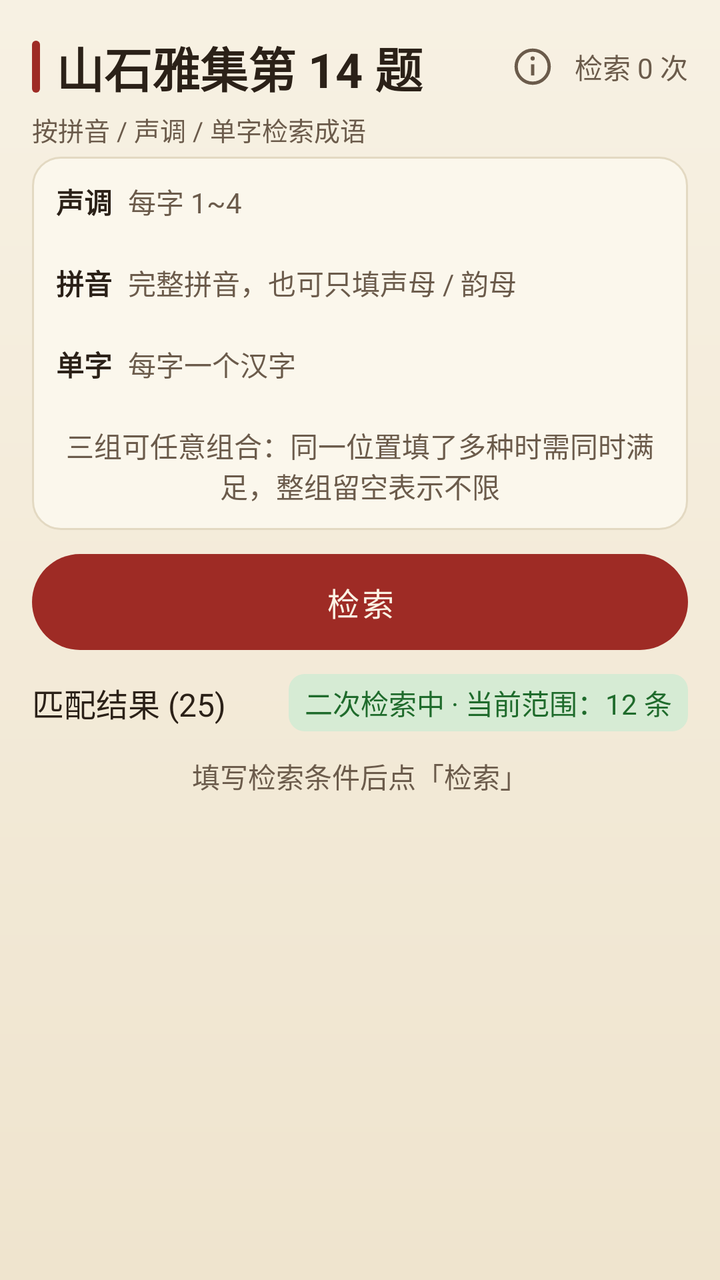
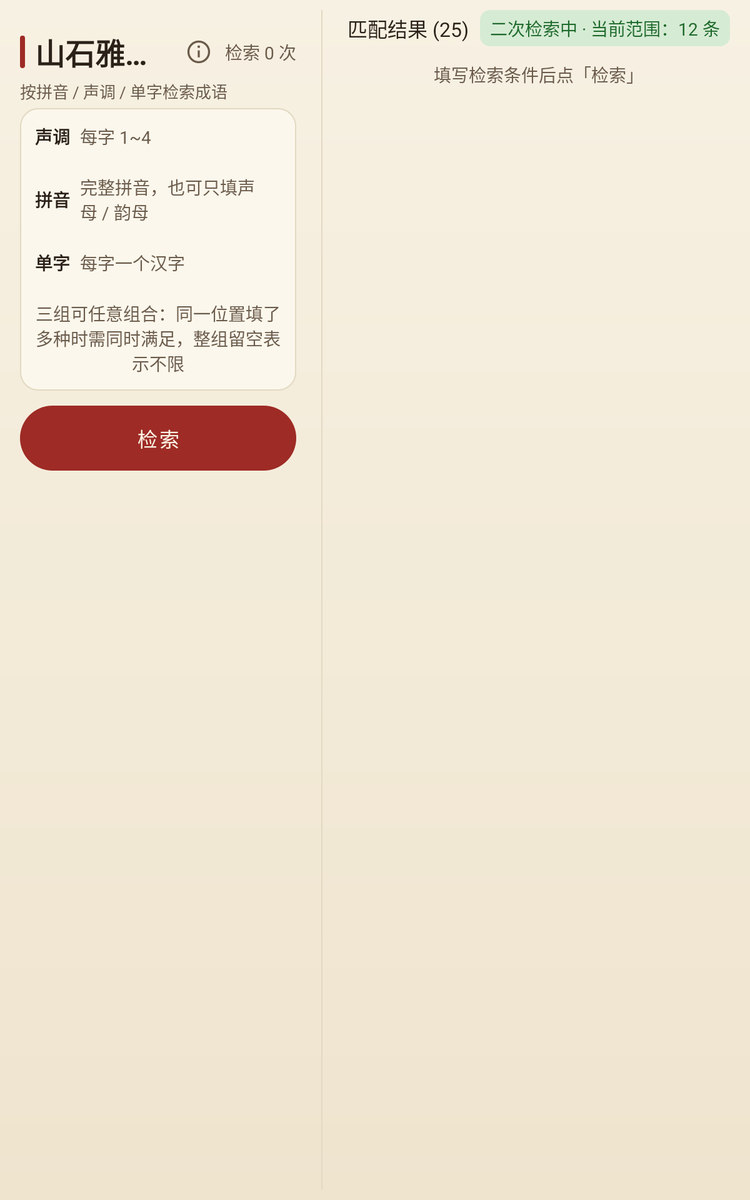

Two renders of one Android screen. The first uses the default layout on a phone; the second uses the alternative layout the repository ships for a different screen configuration, on a matching device. The two XML files are below.
<!-- AndroidManifest.xml: application theme Theme.FhlSearch -->
<!-- res/layout/fragment_fhl_chengyu.xml -->
<?xml version="1.0" encoding="utf-8"?>
<LinearLayout xmlns:android="http://schemas.android.com/apk/res/android"
    xmlns:app="http://schemas.android.com/apk/res-auto"
    android:layout_width="match_parent"
    android:layout_height="match_parent"
    android:orientation="vertical"
    android:paddingStart="@dimen/fhl_screen_pad"
    android:paddingEnd="@dimen/fhl_screen_pad">

    
    <androidx.core.widget.NestedScrollView
        android:layout_width="match_parent"
        android:layout_height="wrap_content"
        android:fillViewport="false">

        <LinearLayout
            android:layout_width="match_parent"
            android:layout_height="wrap_content"
            android:orientation="vertical">

            <include
                android:id="@+id/header"
                layout="@layout/view_fhl_header" />

            
            <LinearLayout
                android:id="@+id/layCondSummary"
                android:layout_width="match_parent"
                android:layout_height="wrap_content"
                android:background="@drawable/bg_fhl_card"
                android:clickable="true"
                android:focusable="true"
                android:gravity="center_vertical"
                android:orientation="horizontal"
                android:padding="@dimen/fhl_gap_m"
                android:visibility="gone">

                <LinearLayout
                    android:layout_width="0dp"
                    android:layout_height="wrap_content"
                    android:layout_weight="1"
                    android:orientation="vertical">

                    <TextView
                        android:id="@+id/tvSummaryLabel"
                        style="@style/TextFhlCaption"
                        android:layout_width="match_parent"
                        android:layout_height="wrap_content"
                        android:text="@string/cy_cond_label" />

                    <TextView
                        android:id="@+id/tvCondSummary"
                        style="@style/TextFhlBody"
                        android:layout_width="match_parent"
                        android:layout_height="wrap_content"
                        android:layout_marginTop="@dimen/fhl_gap_xs"
                        android:textColor="@color/fhl_ink" />
                </LinearLayout>

                <TextView
                    android:id="@+id/tvSummaryToggle"
                    style="@style/TextFhlCaption"
                    android:layout_width="wrap_content"
                    android:layout_height="wrap_content"
                    android:layout_marginStart="@dimen/fhl_gap_s"
                    android:text="@string/cy_cond_expand"
                    android:textColor="@color/fhl_vermilion" />
            </LinearLayout>

            
            <LinearLayout
                android:id="@+id/layForm"
                android:layout_width="match_parent"
                android:layout_height="wrap_content"
                android:orientation="vertical">

                <include
                    android:id="@+id/form"
                    layout="@layout/view_fhl_cy_form" />

                <com.google.android.material.button.MaterialButton
                    android:id="@+id/btnSearch"
                    style="@style/BtnFhlPrimary"
                    android:layout_width="match_parent"
                    android:layout_height="@dimen/fhl_btn_h"
                    android:layout_marginTop="@dimen/fhl_gap_m"
                    android:text="@string/cy_search" />
            </LinearLayout>
        </LinearLayout>
    </androidx.core.widget.NestedScrollView>

    
    <LinearLayout
        android:layout_width="match_parent"
        android:layout_height="0dp"
        android:layout_marginTop="@dimen/fhl_gap_m"
        android:layout_weight="1"
        android:orientation="vertical">

        <include
            android:id="@+id/actions"
            layout="@layout/view_fhl_actions"
            android:layout_width="match_parent"
            android:layout_height="wrap_content"
            android:layout_marginBottom="@dimen/fhl_gap_s" />

        <include
            android:id="@+id/result"
            layout="@layout/view_fhl_result"
            android:layout_width="match_parent"
            android:layout_height="0dp"
            android:layout_weight="1" />
    </LinearLayout>
</LinearLayout>
<!-- res/layout/view_fhl_header.xml (included above) -->
<?xml version="1.0" encoding="utf-8"?>
<LinearLayout xmlns:android="http://schemas.android.com/apk/res/android"
    xmlns:app="http://schemas.android.com/apk/res-auto"
    xmlns:tools="http://schemas.android.com/tools"
    android:id="@+id/header"
    android:layout_width="match_parent"
    android:layout_height="wrap_content"
    android:orientation="vertical">

    <LinearLayout
        android:layout_width="match_parent"
        android:layout_height="wrap_content"
        android:gravity="center_vertical"
        android:orientation="horizontal"
        android:paddingTop="@dimen/fhl_gap_l"
        android:paddingBottom="@dimen/fhl_gap_xs">

        <View
            android:layout_width="4dp"
            android:layout_height="26dp"
            android:background="@drawable/bg_fhl_title_bar" />

        <TextView
            android:id="@+id/tvTitle"
            style="@style/TextFhlTitle"
            android:layout_width="0dp"
            android:layout_height="wrap_content"
            android:layout_marginStart="@dimen/fhl_gap_s"
            android:layout_weight="1"
            android:ellipsize="end"
            android:maxLines="1"
            tools:text="山石雅集第 14 题" />

        
        <ImageButton
            android:id="@+id/btnInfo"
            android:layout_width="34dp"
            android:layout_height="34dp"
            android:layout_marginStart="@dimen/fhl_gap_xs"
            android:layout_marginEnd="@dimen/fhl_gap_xs"
            android:background="?attr/selectableItemBackgroundBorderless"
            android:contentDescription="@string/info_button"
            android:padding="6dp"
            android:scaleType="fitCenter"
            android:src="@drawable/ic_fhl_info"
            app:tint="@color/fhl_ink_sub" />

        <TextView
            android:id="@+id/tvCount"
            style="@style/TextFhlCaption"
            android:layout_width="wrap_content"
            android:layout_height="wrap_content"
            tools:text="检索 0 次" />
    </LinearLayout>

    <TextView
        android:id="@+id/tvSubtitle"
        style="@style/TextFhlSubtitle"
        android:layout_width="match_parent"
        android:layout_height="wrap_content"
        android:layout_marginBottom="@dimen/fhl_gap_xs"
        tools:text="按拼音 / 声调 / 单字检索成语" />
</LinearLayout>
<!-- res/layout/view_fhl_cy_form.xml (included above) -->
<?xml version="1.0" encoding="utf-8"?>
<LinearLayout xmlns:android="http://schemas.android.com/apk/res/android"
    android:id="@+id/layFormCard"
    android:layout_width="match_parent"
    android:layout_height="wrap_content"
    android:background="@drawable/bg_fhl_card"
    android:orientation="vertical"
    android:padding="@dimen/fhl_gap_m">

    
    <LinearLayout
        android:layout_width="match_parent"
        android:layout_height="wrap_content"
        android:gravity="center_vertical"
        android:orientation="horizontal">

        <TextView
            android:id="@+id/tvToneLabel"
            style="@style/TextFhlBody"
            android:layout_width="wrap_content"
            android:layout_height="wrap_content"
            android:text="@string/cy_mode_tone"
            android:textSize="@dimen/fhl_fs_body_s"
            android:textStyle="bold" />

        <TextView
            android:id="@+id/tvToneHint"
            style="@style/TextFhlCaption"
            android:layout_width="wrap_content"
            android:layout_height="wrap_content"
            android:layout_marginStart="@dimen/fhl_gap_s"
            android:text="@string/cy_hint_tone_group" />
    </LinearLayout>

    <LinearLayout
        android:id="@+id/layTone"
        android:layout_width="match_parent"
        android:layout_height="wrap_content"
        android:layout_marginTop="@dimen/fhl_gap_s"
        android:baselineAligned="false"
        android:orientation="horizontal" />

    
    <LinearLayout
        android:layout_width="match_parent"
        android:layout_height="wrap_content"
        android:layout_marginTop="@dimen/fhl_gap_m"
        android:gravity="center_vertical"
        android:orientation="horizontal">

        <TextView
            android:id="@+id/tvPinyinLabel"
            style="@style/TextFhlBody"
            android:layout_width="wrap_content"
            android:layout_height="wrap_content"
            android:text="@string/cy_mode_pinyin"
            android:textSize="@dimen/fhl_fs_body_s"
            android:textStyle="bold" />

        <TextView
            android:id="@+id/tvPinyinHint"
            style="@style/TextFhlCaption"
            android:layout_width="wrap_content"
            android:layout_height="wrap_content"
            android:layout_marginStart="@dimen/fhl_gap_s"
            android:text="@string/cy_hint_pinyin_group" />
    </LinearLayout>

    <LinearLayout
        android:id="@+id/layPinyin"
        android:layout_width="match_parent"
        android:layout_height="wrap_content"
        android:layout_marginTop="@dimen/fhl_gap_s"
        android:baselineAligned="false"
        android:orientation="horizontal" />

    
    <LinearLayout
        android:layout_width="match_parent"
        android:layout_height="wrap_content"
        android:layout_marginTop="@dimen/fhl_gap_m"
        android:gravity="center_vertical"
        android:orientation="horizontal">

        <TextView
            android:id="@+id/tvCharLabel"
            style="@style/TextFhlBody"
            android:layout_width="wrap_content"
            android:layout_height="wrap_content"
            android:text="@string/cy_mode_char"
            android:textSize="@dimen/fhl_fs_body_s"
            android:textStyle="bold" />

        <TextView
            android:id="@+id/tvCharHint"
            style="@style/TextFhlCaption"
            android:layout_width="wrap_content"
            android:layout_height="wrap_content"
            android:layout_marginStart="@dimen/fhl_gap_s"
            android:text="@string/cy_hint_char_group" />
    </LinearLayout>

    <LinearLayout
        android:id="@+id/layChar"
        android:layout_width="match_parent"
        android:layout_height="wrap_content"
        android:layout_marginTop="@dimen/fhl_gap_s"
        android:baselineAligned="false"
        android:orientation="horizontal" />

    <TextView
        android:id="@+id/tvFormHint"
        style="@style/TextFhlCaption"
        android:layout_width="match_parent"
        android:layout_height="wrap_content"
        android:layout_marginTop="@dimen/fhl_gap_m"
        android:gravity="center"
        android:text="@string/cy_form_hint" />
</LinearLayout>
<!-- res/layout/view_fhl_actions.xml (included above) -->
<?xml version="1.0" encoding="utf-8"?>
<LinearLayout xmlns:android="http://schemas.android.com/apk/res/android"
    xmlns:app="http://schemas.android.com/apk/res-auto"
    android:id="@+id/layActions"
    android:layout_width="match_parent"
    android:layout_height="wrap_content"
    android:baselineAligned="false"
    android:orientation="horizontal"
    android:visibility="gone">

    <com.google.android.material.button.MaterialButton
        android:id="@+id/btnClearAll"
        style="@style/BtnFhlLightSmall"
        android:layout_width="0dp"
        android:layout_height="@dimen/fhl_btn_h_small"
        android:layout_weight="1"
        android:layout_marginEnd="@dimen/fhl_gap_s"
        android:text="@string/btn_clear_all" />

    <com.google.android.material.button.MaterialButton
        android:id="@+id/btnClearCurrent"
        style="@style/BtnFhlLightSmall"
        android:layout_width="0dp"
        android:layout_height="@dimen/fhl_btn_h_small"
        android:layout_weight="1"
        android:layout_marginEnd="@dimen/fhl_gap_s"
        android:text="@string/btn_clear_current" />

    <com.google.android.material.button.MaterialButton
        android:id="@+id/btnSecondSearch"
        style="@style/BtnFhlPrimary"
        android:layout_width="0dp"
        android:layout_height="@dimen/fhl_btn_h_small"
        android:layout_weight="1"
        android:maxLines="1"
        android:text="@string/cy_second_search"
        android:textSize="@dimen/fhl_fs_body_s"
        app:autoSizeMaxTextSize="@dimen/fhl_fs_body_s"
        app:autoSizeMinTextSize="6sp"
        app:autoSizeStepGranularity="1sp"
        app:autoSizeTextType="uniform" />
</LinearLayout>
<!-- res/layout/view_fhl_result.xml (included above) -->
<?xml version="1.0" encoding="utf-8"?>
<LinearLayout xmlns:android="http://schemas.android.com/apk/res/android"
    xmlns:tools="http://schemas.android.com/tools"
    android:layout_width="match_parent"
    android:layout_height="match_parent"
    android:orientation="vertical">

    
    <LinearLayout
        android:id="@+id/layStatus"
        android:layout_width="match_parent"
        android:layout_height="wrap_content"
        android:gravity="center_vertical"
        android:orientation="horizontal"
        android:visibility="gone"
        tools:visibility="visible">

        <TextView
            android:id="@+id/tvResultCount"
            style="@style/TextFhlBody"
            android:layout_width="0dp"
            android:layout_height="wrap_content"
            android:layout_weight="1"
            tools:text="匹配结果 (25)" />

        <TextView
            android:id="@+id/tvSecondBar"
            style="@style/TextFhlCaption"
            android:layout_width="wrap_content"
            android:layout_height="wrap_content"
            android:background="@drawable/bg_fhl_tag_hit"
            android:paddingStart="@dimen/fhl_gap_s"
            android:paddingEnd="@dimen/fhl_gap_s"
            android:paddingTop="@dimen/fhl_gap_xs"
            android:paddingBottom="@dimen/fhl_gap_xs"
            android:textColor="@color/fhl_green_text"
            android:visibility="gone"
            tools:text="二次检索中 · 当前范围：12 条"
            tools:visibility="visible" />
    </LinearLayout>

    <TextView
        android:id="@+id/tvEmpty"
        style="@style/TextFhlCaption"
        android:layout_width="match_parent"
        android:layout_height="wrap_content"
        android:layout_marginTop="@dimen/fhl_gap_m"
        android:gravity="center"
        android:visibility="gone"
        tools:text="填写检索条件后点「检索」"
        tools:visibility="visible" />

    <androidx.recyclerview.widget.RecyclerView
        android:id="@+id/rvResult"
        android:layout_width="match_parent"
        android:layout_height="0dp"
        android:layout_weight="1"
        android:layout_marginTop="@dimen/fhl_gap_s"
        android:clipToPadding="false"
        android:paddingBottom="@dimen/fhl_gap_s"
        android:scrollbars="vertical" />
</LinearLayout>
<!-- resources referenced by this layout -->
<resources>
  <color name="fhl_green_text">#1F6B2C</color>
  <color name="fhl_ink">#2B2118</color>
  <color name="fhl_ink_sub">#6B5B4B</color>
  <color name="fhl_vermilion">#9E2B25</color>
  <dimen name="fhl_btn_h">48dp</dimen>
  <dimen name="fhl_btn_h_small">42dp</dimen>
  <dimen name="fhl_fs_body_s">14sp</dimen>
  <dimen name="fhl_gap_l">16dp</dimen>
  <dimen name="fhl_gap_m">12dp</dimen>
  <dimen name="fhl_gap_s">8dp</dimen>
  <dimen name="fhl_gap_xs">4dp</dimen>
  <dimen name="fhl_screen_pad">16dp</dimen>
  <!-- drawable bg_fhl_tag_hit (drawable) -->
  <?xml version="1.0" encoding="utf-8"?>
  <shape xmlns:android="http://schemas.android.com/apk/res/android" android:shape="rectangle">
      <solid android:color="@color/fhl_green_bg" />
      <corners android:radius="@dimen/fhl_radius_s" />
  </shape>
  <!-- drawable bg_fhl_title_bar (drawable) -->
  <?xml version="1.0" encoding="utf-8"?>
  <shape xmlns:android="http://schemas.android.com/apk/res/android" android:shape="rectangle">
      <solid android:color="@color/fhl_vermilion" />
      <corners android:radius="2dp" />
      <size android:width="4dp" />
  </shape>
  <string name="btn_clear_all">清空所有</string>
  <string name="btn_clear_current">清空当前</string>
  <string name="cy_cond_expand">展开修改</string>
  <string name="cy_cond_label">检索条件</string>
  <string name="cy_form_hint">三组可任意组合：同一位置填了多种时需同时满足，整组留空表示不限</string>
  <string name="cy_hint_char_group">每字一个汉字</string>
  <string name="cy_hint_pinyin_group">完整拼音，也可只填声母 / 韵母</string>
  <string name="cy_hint_tone_group">每字 1~4</string>
  <string name="cy_mode_char">单字</string>
  <string name="cy_mode_pinyin">拼音</string>
  <string name="cy_mode_tone">声调</string>
  <string name="cy_search">检索</string>
  <string name="cy_second_search">二次检索</string>
  <string name="info_button">信息</string>
  <style name="TextFhlBody">
          <item name="android:textSize">@dimen/fhl_fs_body</item>
          <item name="android:textColor">@color/fhl_ink</item>
      </style>
  <style name="TextFhlCaption">
          <item name="android:textSize">@dimen/fhl_fs_body_s</item>
          <item name="android:textColor">@color/fhl_ink_sub</item>
      </style>
  <style name="TextFhlSubtitle">
          <item name="android:textSize">@dimen/fhl_fs_subtitle</item>
          <item name="android:textColor">@color/fhl_ink_sub</item>
      </style>
  <style name="TextFhlTitle">
          <item name="android:textSize">@dimen/fhl_fs_title</item>
          <item name="android:textColor">@color/fhl_ink</item>
          <item name="android:textStyle">bold</item>
      </style>
  <color name="fhl_card">#FBF7EC</color>
  <dimen name="fhl_radius_m">14dp</dimen>
  <dimen name="fhl_stroke_hair">1dp</dimen>
  <color name="fhl_line">#E3D9C2</color>
  <color name="fhl_green_bg">#D6EBD4</color>
  <dimen name="fhl_radius_s">8dp</dimen>
  <dimen name="fhl_btn_pad_h_small">4dp</dimen>
  <dimen name="fhl_fs_btn">16sp</dimen>
  <color name="fhl_text_on_dark">#FBF3E4</color>
  <dimen name="fhl_fs_body">16sp</dimen>
  <dimen name="fhl_fs_subtitle">13sp</dimen>
  <dimen name="fhl_fs_title">24sp</dimen>
  <color name="fhl_vermilion_tint">#F3E3DF</color>
  <color name="fhl_gold">#B08A3E</color>
  <color name="fhl_line_strong">#CDBE9F</color>
  <color name="fhl_error">#C0392B</color>
  <color name="fhl_paper_top">#F7F1E3</color>
  <color name="fhl_paper_bottom">#EFE4CE</color>
  <style name="ThemeOverlay.FhlSearch.Dialog" parent="ThemeOverlay.Material3.MaterialAlertDialog">
          <item name="colorSurface">@color/fhl_card</item>
          <item name="colorOnSurface">@color/fhl_ink</item>
          <item name="colorPrimary">@color/fhl_vermilion</item>
      </style>
  <color name="fhl_vermilion_pressed">#7E211C</color>
  <dimen name="fhl_radius_pill">999dp</dimen>
  <color name="fhl_gold_tint">#F1E8D2</color>
  <color name="fhl_btn_light">#FFFDF7</color>
  <!-- some entries are left out for length -->
</resources>
<!-- res/layout-sw600dp/fragment_fhl_chengyu.xml (the repository's variant of the layout above) -->
<!-- drawn on a 7-inch tablet held upright -->
<?xml version="1.0" encoding="utf-8"?>
<LinearLayout xmlns:android="http://schemas.android.com/apk/res/android"
    android:layout_width="match_parent"
    android:layout_height="match_parent"
    android:orientation="horizontal"
    android:paddingStart="@dimen/fhl_screen_pad"
    android:paddingEnd="@dimen/fhl_screen_pad"
    android:paddingTop="@dimen/fhl_gap_s"
    android:paddingBottom="@dimen/fhl_gap_s">

    
    <androidx.core.widget.NestedScrollView
        android:layout_width="0dp"
        android:layout_height="match_parent"
        android:layout_weight="42"
        android:fillViewport="true">

        <LinearLayout
            android:layout_width="match_parent"
            android:layout_height="wrap_content"
            android:orientation="vertical">

            <include
                android:id="@+id/header"
                layout="@layout/view_fhl_header" />

            <LinearLayout
                android:id="@+id/layCondSummary"
                android:layout_width="match_parent"
                android:layout_height="wrap_content"
                android:background="@drawable/bg_fhl_card"
                android:clickable="true"
                android:focusable="true"
                android:gravity="center_vertical"
                android:orientation="horizontal"
                android:padding="@dimen/fhl_gap_m"
                android:visibility="gone">

                <LinearLayout
                    android:layout_width="0dp"
                    android:layout_height="wrap_content"
                    android:layout_weight="1"
                    android:orientation="vertical">

                    <TextView
                        android:id="@+id/tvSummaryLabel"
                        style="@style/TextFhlCaption"
                        android:layout_width="match_parent"
                        android:layout_height="wrap_content"
                        android:text="@string/cy_cond_label" />

                    <TextView
                        android:id="@+id/tvCondSummary"
                        style="@style/TextFhlBody"
                        android:layout_width="match_parent"
                        android:layout_height="wrap_content"
                        android:layout_marginTop="@dimen/fhl_gap_xs"
                        android:textColor="@color/fhl_ink" />
                </LinearLayout>

                <TextView
                    android:id="@+id/tvSummaryToggle"
                    style="@style/TextFhlCaption"
                    android:layout_width="wrap_content"
                    android:layout_height="wrap_content"
                    android:layout_marginStart="@dimen/fhl_gap_s"
                    android:text="@string/cy_cond_expand"
                    android:textColor="@color/fhl_vermilion" />
            </LinearLayout>

            <LinearLayout
                android:id="@+id/layForm"
                android:layout_width="match_parent"
                android:layout_height="wrap_content"
                android:orientation="vertical">

                <include
                    android:id="@+id/form"
                    layout="@layout/view_fhl_cy_form" />

                <com.google.android.material.button.MaterialButton
                    android:id="@+id/btnSearch"
                    style="@style/BtnFhlPrimary"
                    android:layout_width="match_parent"
                    android:layout_height="@dimen/fhl_btn_h_large"
                    android:layout_marginTop="@dimen/fhl_gap_m"
                    android:text="@string/cy_search" />
            </LinearLayout>
        </LinearLayout>
    </androidx.core.widget.NestedScrollView>

    <View
        android:layout_width="@dimen/fhl_stroke_hair"
        android:layout_height="match_parent"
        android:layout_marginStart="@dimen/fhl_pane_gap"
        android:layout_marginEnd="@dimen/fhl_pane_gap"
        android:background="@color/fhl_line" />

    
    <LinearLayout
        android:layout_width="0dp"
        android:layout_height="match_parent"
        android:layout_weight="58"
        android:orientation="vertical">

        <include
            android:id="@+id/actions"
            layout="@layout/view_fhl_actions"
            android:layout_width="match_parent"
            android:layout_height="wrap_content"
            android:layout_marginBottom="@dimen/fhl_gap_s" />

        <include
            android:id="@+id/result"
            layout="@layout/view_fhl_result"
            android:layout_width="match_parent"
            android:layout_height="0dp"
            android:layout_weight="1" />
    </LinearLayout>
</LinearLayout>
<!-- resources referenced by the variant -->
<!-- as a 7-inch tablet held upright resolves them -->
<resources>
  <color name="fhl_green_text">#1F6B2C</color>
  <color name="fhl_ink">#2B2118</color>
  <color name="fhl_ink_sub">#6B5B4B</color>
  <color name="fhl_line">#E3D9C2</color>
  <color name="fhl_vermilion">#9E2B25</color>
  <dimen name="fhl_btn_h_large">52dp</dimen>
  <dimen name="fhl_btn_h_small">42dp</dimen>
  <dimen name="fhl_fs_body_s">14sp</dimen>
  <dimen name="fhl_gap_l">16dp</dimen>
  <dimen name="fhl_gap_m">12dp</dimen>
  <dimen name="fhl_gap_s">8dp</dimen>
  <dimen name="fhl_gap_xs">4dp</dimen>
  <dimen name="fhl_pane_gap">20dp</dimen>
  <dimen name="fhl_screen_pad">16dp</dimen>
  <dimen name="fhl_stroke_hair">1dp</dimen>
  <!-- drawable bg_fhl_tag_hit (drawable) -->
  <?xml version="1.0" encoding="utf-8"?>
  <shape xmlns:android="http://schemas.android.com/apk/res/android" android:shape="rectangle">
      <solid android:color="@color/fhl_green_bg" />
      <corners android:radius="@dimen/fhl_radius_s" />
  </shape>
  <!-- drawable bg_fhl_title_bar (drawable) -->
  <?xml version="1.0" encoding="utf-8"?>
  <shape xmlns:android="http://schemas.android.com/apk/res/android" android:shape="rectangle">
      <solid android:color="@color/fhl_vermilion" />
      <corners android:radius="2dp" />
      <size android:width="4dp" />
  </shape>
  <string name="btn_clear_all">清空所有</string>
  <string name="btn_clear_current">清空当前</string>
  <string name="cy_cond_expand">展开修改</string>
  <string name="cy_cond_label">检索条件</string>
  <string name="cy_form_hint">三组可任意组合：同一位置填了多种时需同时满足，整组留空表示不限</string>
  <string name="cy_hint_char_group">每字一个汉字</string>
  <string name="cy_hint_pinyin_group">完整拼音，也可只填声母 / 韵母</string>
  <string name="cy_hint_tone_group">每字 1~4</string>
  <string name="cy_mode_char">单字</string>
  <string name="cy_mode_pinyin">拼音</string>
  <string name="cy_mode_tone">声调</string>
  <string name="cy_search">检索</string>
  <string name="cy_second_search">二次检索</string>
  <string name="info_button">信息</string>
  <style name="TextFhlBody">
          <item name="android:textSize">@dimen/fhl_fs_body</item>
          <item name="android:textColor">@color/fhl_ink</item>
      </style>
  <style name="TextFhlCaption">
          <item name="android:textSize">@dimen/fhl_fs_body_s</item>
          <item name="android:textColor">@color/fhl_ink_sub</item>
      </style>
  <style name="TextFhlSubtitle">
          <item name="android:textSize">@dimen/fhl_fs_subtitle</item>
          <item name="android:textColor">@color/fhl_ink_sub</item>
      </style>
  <style name="TextFhlTitle">
          <item name="android:textSize">@dimen/fhl_fs_title</item>
          <item name="android:textColor">@color/fhl_ink</item>
          <item name="android:textStyle">bold</item>
      </style>
  <color name="fhl_card">#FBF7EC</color>
  <dimen name="fhl_radius_m">14dp</dimen>
  <color name="fhl_green_bg">#D6EBD4</color>
  <dimen name="fhl_radius_s">8dp</dimen>
  <dimen name="fhl_btn_pad_h_small">4dp</dimen>
  <dimen name="fhl_fs_btn">16sp</dimen>
  <color name="fhl_text_on_dark">#FBF3E4</color>
  <dimen name="fhl_fs_body">16sp</dimen>
  <dimen name="fhl_fs_subtitle">13sp</dimen>
  <dimen name="fhl_fs_title">24sp</dimen>
  <color name="fhl_vermilion_tint">#F3E3DF</color>
  <color name="fhl_gold">#B08A3E</color>
  <color name="fhl_line_strong">#CDBE9F</color>
  <color name="fhl_error">#C0392B</color>
  <color name="fhl_paper_top">#F7F1E3</color>
  <color name="fhl_paper_bottom">#EFE4CE</color>
  <style name="ThemeOverlay.FhlSearch.Dialog" parent="ThemeOverlay.Material3.MaterialAlertDialog">
          <item name="colorSurface">@color/fhl_card</item>
          <item name="colorOnSurface">@color/fhl_ink</item>
          <item name="colorPrimary">@color/fhl_vermilion</item>
      </style>
  <color name="fhl_vermilion_pressed">#7E211C</color>
  <dimen name="fhl_radius_pill">999dp</dimen>
  <color name="fhl_gold_tint">#F1E8D2</color>
  <color name="fhl_btn_light">#FFFDF7</color>
  <!-- some entries are left out for length -->
</resources>
